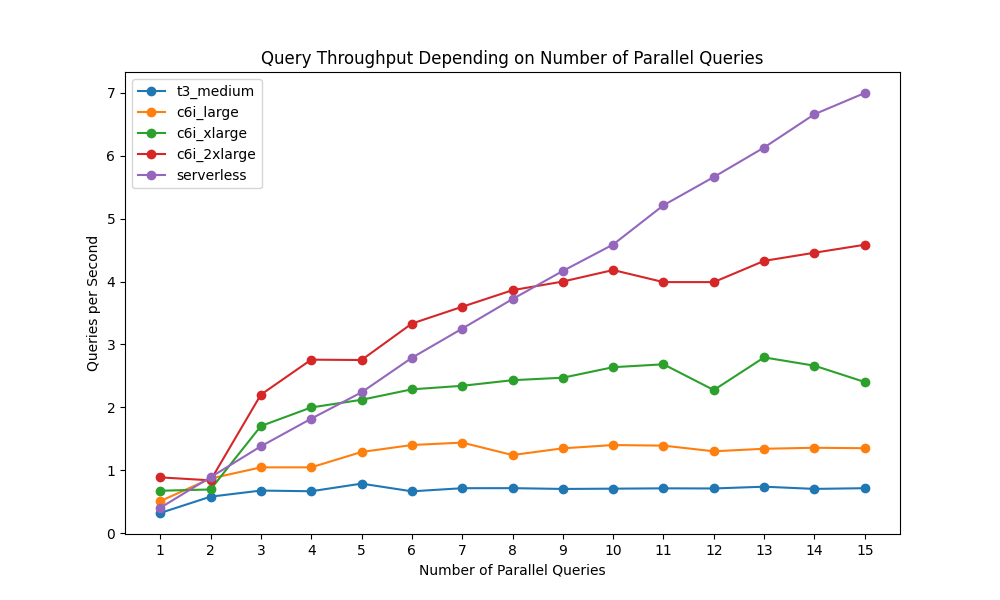

Source code (Python):
import matplotlib.pyplot as plt
import csv
data = {}

with open('latency_results_full.csv') as csvfile:
    reader = csv.DictReader(csvfile, delimiter=',', quotechar='|')
    #next(reader, None)
    for row in reader:
        instance_type = row["instance type"]
        if instance_type not in data:
            data[instance_type]=[[],[]]
        data[instance_type][0].append(row["parallel queries"])
        data[instance_type][1].append(1000/float(row["normalized average"]))

# Plotting
plt.figure(figsize=(10, 6))
print(data)

for instance_type, values in data.items():
    plt.plot(values[0][0:15], values[1][0:15], label=instance_type, marker='o')
plt.title('Query Throughput Depending on Number of Parallel Queries')
plt.xlabel('Number of Parallel Queries')
plt.ylabel('Queries per Second')
plt.legend()
plt.grid(False)
plt.show()
